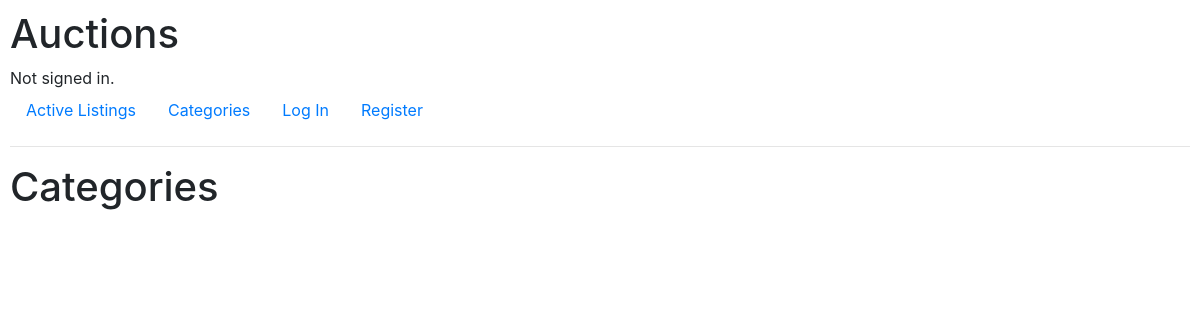
The page /categories on the database as committed earlier.
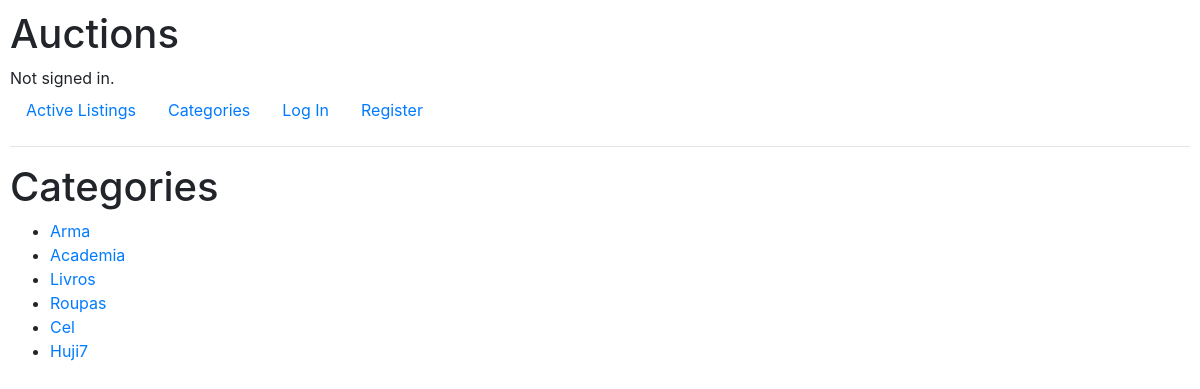
The same page on the database as committed later.
### auctions/models.py (models this page shows, shortened)
class Categories(models.Model):
    category_name = models.CharField(max_length=25)
    category_listing = models.ForeignKey(AuctionListing, on_delete=models.CASCADE, related_name="category_listing")

### auctions/views.py (the view)
# urls.py: path("categories", views.categories, name="categories"),
def categories(request):
    all_categories = Categories.objects.all()
    categories_array = []
    for ctg in all_categories:
        if ctg.category_name in categories_array:
            pass
        else:
            categories_array.append(ctg.category_name)
    x = []
    for ctg in categories_array:
        x.append(Categories.objects.filter(category_name=ctg).values().first())
    return render(request, "auctions/categories.html", context={
        "categories": all_categories,
        "teste": x
    })

### auctions/templates/auctions/categories.html (shortened to what this page needs)
{% extends 'auctions/layout.html' %}
{% block body %}
    <h1>Categories</h1>
    <ul>
        {% for category in teste %}
        <li><a href="{% url 'category_page' category.category_name %}">{{category.category_name}}</a></li>
        {% endfor %}
    </ul>
{% endblock %}

### auctions/templates/auctions/layout.html (shortened to what this page needs)
{% load static %}
<!DOCTYPE html>
<html lang="en">
    <head>
        <link rel="stylesheet" href="https://stackpath.bootstrapcdn.com/bootstrap/4.4.1/css/bootstrap.min.css">
        <link href="{% static 'auctions/styles.css' %}" rel="stylesheet">
    </head>
    <body>
        <h1>Auctions</h1>
        <div>
            {% if user.is_authenticated %}
                Signed in as <strong>{{ user.username }}</strong>.
            {% else %}
                Not signed in.
            {% endif %}
        </div>
        <ul class="nav">
            <li class="nav-item">
                <a class="nav-link" href="{% url 'index' %}">Active Listings</a>
            </li>
            <li class="nav-item">
                <a class="nav-link" href="{% url 'categories' %}">Categories</a>
            </li>
            {% if user.is_authenticated %}
                <li class="nav-item">
                    <a class="nav-link" href="{% url 'new_listing' %}">New Listing</a>
                </li>
                <li class="nav-item">
                    <a class="nav-link" href="{% url 'watchlist_page' %}">Watchlist</a>
                </li>
                <li class="nav-item">
                    <a class="nav-link" href="{% url 'logout' %}">Log Out</a>
                </li>
            {% else %}
                <li class="nav-item">
                    <a class="nav-link" href="{% url 'login' %}">Log In</a>
                </li>
                <li class="nav-item">
                    <a class="nav-link" href="{% url 'register' %}">Register</a>
                </li>
            {% endif %}
        </ul>
        <hr>
        {% block body %}
        {% endblock %}
    </body>
</html>

### auctions/static/auctions/styles.css (style rules this page uses)
body { padding: 10px; }

Rows that differ between the two databases and show on the page:
added Categories: category_name "Arma"
added Categories: category_name "Academia"
added Categories: category_name "Livros"
added Categories: category_name "Roupas"
added Categories: category_name "Cel"
added Categories: category_name "Huji7"
